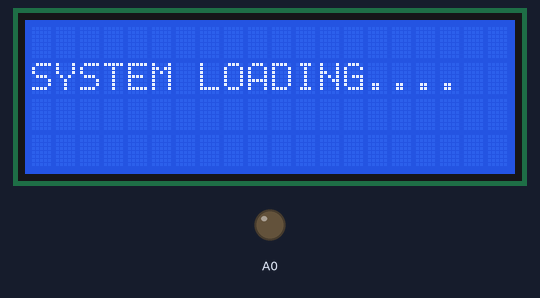
A sketch run on a simulated Arduino Uno, built with avr-gcc and run on an emulated ATmega328P. Shown: 20×4 character LCD, output pins drawn as LEDs (lit = HIGH). No radio packets arrive unless stated; what the sketch prints to the serial monitor is not drawn.

Above: at 1.1 s.
At 1.9 s:
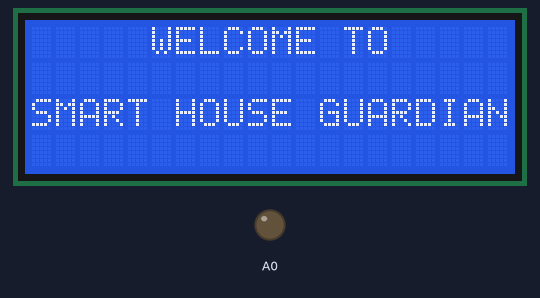
At 5.2 s:
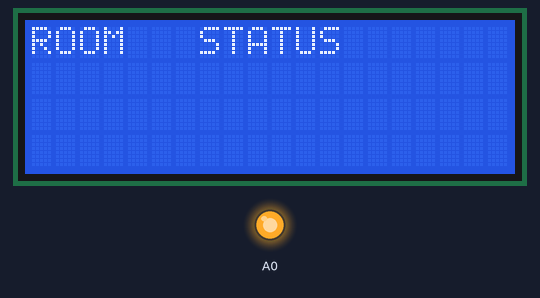
Timing chart, 0 to 6.7 s (numbered marks = the images above):
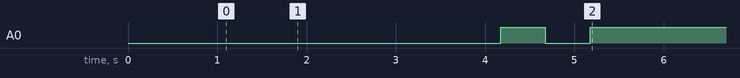

Measured:
- what the display in image 0 shows lasts 0.8 s, from 1.1 s to 1.9 s
- what the display in image 1 shows lasts 2.1 s, from 1.9 s to 4.0 s

The sketch:

main_board.ino
```cpp
#include <LiquidCrystal_I2C.h>
#include <SPI.h>
#include <nRF24L01.h>
#include <RF24.h>

LiquidCrystal_I2C lcd(0x27, 20, 4);  // I2C address 0x27, 16 column and 2 rows
RF24 radio(7, 8);                    // CE, CSN
const byte address[6] = "00001";     // transmit  address
const byte address2[6] = "00002";    // receive trnasmit
int data;
String lcd_data;
String lcd_msg;

void welcome_msg() {
  lcd.setCursor(0, 0);
  lcd.print("                    ");
  lcd.setCursor(0, 1);                // go to the 2nd row
  lcd.print("SYSTEM LOADING.     ");  // pad string with spaces for centering
  delay(300);

  lcd.setCursor(0, 1);  // go to the 2nd row
  lcd.print("SYSTEM LOADING..    ");
  lcd.setCursor(0, 2);                // go to the 2nd row
  lcd.print("                    ");  // pad string with spaces for centering// pad string with spaces for centering
  delay(300);

  lcd.setCursor(0, 1);                // go to the 2nd row
  lcd.print("SYSTEM LOADING...   ");  // pad string with spaces for centering
  delay(300);

  lcd.setCursor(0, 1);                // go to the 2nd row
  lcd.print("SYSTEM LOADING....  ");  // pad string with spaces for centering
  delay(300);

  lcd.setCursor(0, 2);                // go  he third row
  lcd.print("                    ");  // pith spaces for centering
  lcd.setCursor(0, 3);                // go to the fourth row
  lcd.print("                    ");
  delay(400);

  lcd.setCursor(0, 0);
  lcd.print("     WELCOME TO     ");
  lcd.setCursor(0, 1);
  lcd.print("                    ");
  lcd.setCursor(0, 2);
  lcd.print("SMART HOUSE GUARDIAN");
  lcd.setCursor(0, 3);
  lcd.print("                    ");
  delay(2000);
  lcd.setCursor(0, 0);
  lcd.print("                    ");
  lcd.setCursor(0, 1);
  lcd.print("                    ");
  lcd.setCursor(0, 2);
  lcd.print("                    ");
  lcd.setCursor(0, 3);
  lcd.print("                    ");
}

void buz_status(int status) {
  if (status == 1) {
    analogWrite(A0, 0);
  } else {
    analogWrite(A0, 255);
  }
}
void status_display(int room, int data) {

  Serial.print(room);
  Serial.print(" - ");
  Serial.print(data);
  Serial.println("");

  char char_msg[6];
  itoa(data, char_msg, 10);

  lcd.setCursor(0, 0);
  lcd.print("ROOM   STATUS");

  if (room == 1 && char_msg[0] == '1') {
    lcd_msg = "";

    if (char_msg[1] == '0' && char_msg[2] == '0' && char_msg[3] == '0' && char_msg[4] == '0') {
      lcd_msg = "OK           ";
      lcd.setCursor(0, room);
      lcd_data = "";
      lcd_data = " R" + String(room) + "  | " + lcd_msg;
      lcd.print(lcd_data);
      buz_status(0);
      //lcd_msg = "";
    }
    if (char_msg[1] == '1') {
      lcd.setCursor(0, room);
      lcd_data = "";
      lcd_msg = lcd_msg + "CO2 ";
      lcd_data = " R" + String(room) + "  | " + lcd_msg;
      lcd.print(lcd_data);
      buz_status(1);
    }
    if (char_msg[2] == '1') {
      lcd.setCursor(0, room);
      lcd_data = "";
      lcd_msg = lcd_msg + "AL ";
      lcd_data = " R" + String(room) + "  | " + lcd_msg;
      lcd.print(lcd_data);
      buz_status(1);
    }
  }

  if (room == 2 && char_msg[0] == '2') {
    lcd_msg = "";
    lcd.setCursor(0, room);
    if (char_msg[1] == '0' && char_msg[2] == '0' && char_msg[3] == '0' && char_msg[4] == '0') {
      lcd_msg = "OK           ";
      lcd.setCursor(0, room);
      lcd_data = " R" + String(room) + "  | " + lcd_msg;
      lcd.print(lcd_data);
      lcd_msg = "";
      buz_status(0);
    }
    if (char_msg[1] == '1') {
      lcd.setCursor(0, room);
      lcd_msg = lcd_msg + "CO2 ";
      lcd_data = " R" + String(room) + "  | " + lcd_msg;
      lcd.print(lcd_data);
      buz_status(1);
    }
    if (char_msg[2] == '1') {
      lcd.setCursor(0, room);
      lcd_msg = lcd_msg + "AL ";
      lcd_data = " R" + String(room) + "  | " + lcd_msg;
      lcd.print(lcd_data);
      buz_status(1);
    }
  }
  if (room == 3 && char_msg[0] == '3') {
    lcd_msg = "";
    lcd.setCursor(0, room);
    if (char_msg[1] == '0' && char_msg[2] == '0' && char_msg[3] == '0' && char_msg[4] == '0') {
      lcd_msg = "OK           ";
      lcd.setCursor(0, room);
      lcd_data = " R" + String(room) + "  | " + lcd_msg;
      lcd.print(lcd_data);
      lcd_msg = "";
      buz_status(0);
    }
    if (char_msg[1] == '1') {
      lcd.setCursor(0, room);
      lcd_msg = lcd_msg + "CO2 ";
      lcd_data = " R" + String(room) + "  | " + lcd_msg;
      lcd.print(lcd_data);
      buz_status(1);
    }
    if (char_msg[2] == '1') {
      lcd.setCursor(0, room);
      lcd_msg = lcd_msg + "AL ";
      lcd_data = " R" + String(room) + "  | " + lcd_msg;
      lcd.print(lcd_data);
      buz_status(1);
    }
  }

  delay(300);
}

int room_status(int room_no) {

  int room_reply_arr;
  radio.startListening();

  for (int i = 0; i <= 100; i++) {
    radio.read(&room_reply_arr, sizeof(room_reply_arr));
    if (room_reply_arr >= (room_no * 10000)) {
      return room_reply_arr;
      //Serial.println(room_reply_arr);
    }
  }

  radio.stopListening();
  radio.write(&room_no, sizeof(room_no));
}

void setup() {
  lcd.init();  // initialize the lcd
  lcd.backlight();
  lcd.setBacklight(HIGH);

  welcome_msg();

  Serial.begin(9600);

  radio.begin();
  radio.openReadingPipe(0, address);
  radio.openWritingPipe(address2);
  radio.setPALevel(RF24_PA_MIN);
  pinMode(A0, OUTPUT);
  analogWrite(A0, 255);
  buz_status(1);
  delay(200);
  buz_status(0);
  delay(500);
  buz_status(1);
  delay(500);
  buz_status(0);

  // lcd.setBacklight(LOW);
}


void loop() {

  data = room_status(1);
  if (data == 0) {
    data = room_status(1);
  }
  status_display(1, data);
  delay(20);

  data = room_status(2);
  if (data == 0) {
    data = room_status(2);
  }
  status_display(2, data);
  delay(20);

  data = room_status(3);
  if (data == 0) {
    data = room_status(3);
  }
  status_display(3, data);
  delay(20);
  //Serial.println(data);
}
```
